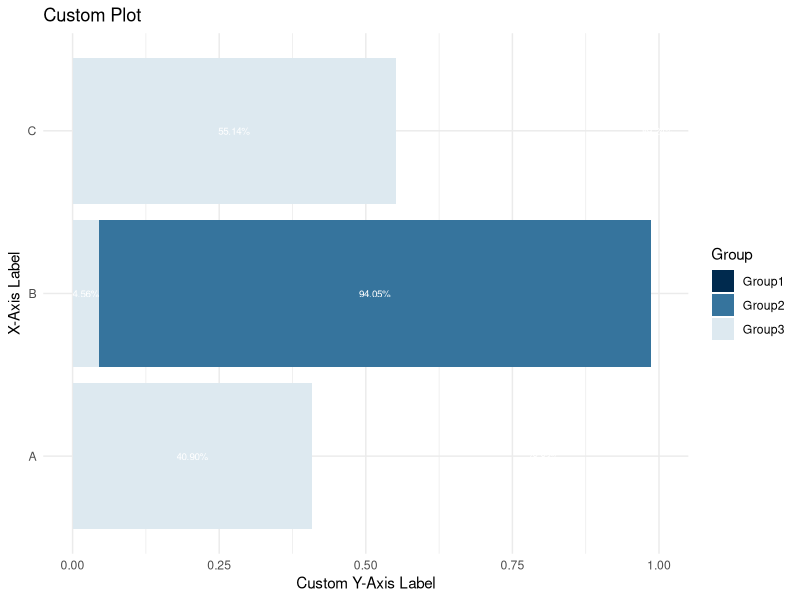
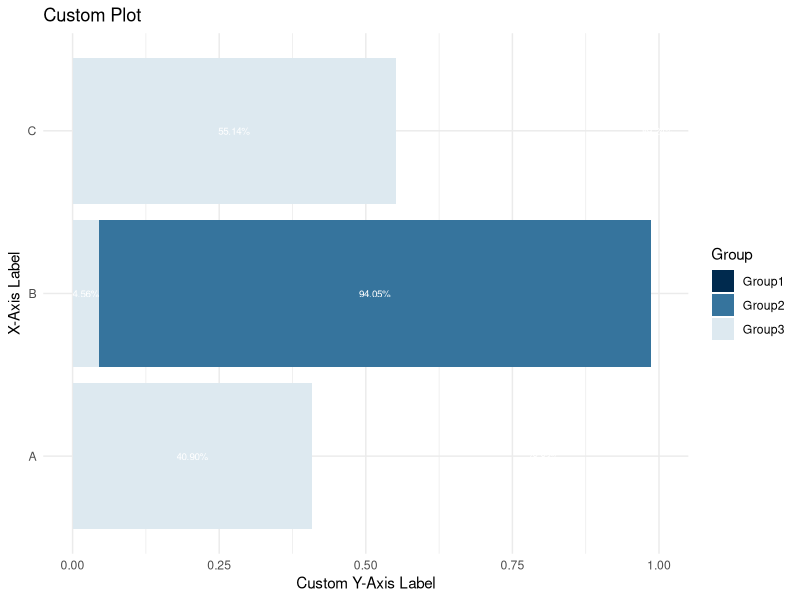

The R source for these figures, in order:
# Explanation of the Custom Horizontal Bar Plot Function:
# This function takes a dataframe and several customizable parameters to create a horizontal bar plot using ggplot2.
# Users can specify the x-axis variable, y-axis variable, fill variable, plot name, facet variable for faceted plots,
# main title, x-axis label, y-axis label, and y-axis limits.
# Load required libraries
library(tidyverse)
library(scales)

# Custom color palette
library(ggplot2)

# Function to create a customizable horizontal bar plot
create_horizontal_bar_plot <- function(dataframe, x_var, y_var = "perc", fill_var, plot_name = "default_plot.png", main_title = NULL, x_axis_label = NULL, y_axis_label = NULL, y_limits = c(0, 1), text_color = "white", text_size = 2.5, theme = theme_minimal()) {
  # Check for missing values
  if (any(sapply(dataframe, function(x) any(is.na(x))))) {
    stop("The input dataframe contains missing values. Please handle them before using this function.")
  }
  
  # Check if the input arguments are valid
  stopifnot(
    x_var %in% names(dataframe),
    y_var %in% names(dataframe),
    fill_var %in% names(dataframe)
  )
  
  p <- ggplot(dataframe, aes(x = !!rlang::sym(x_var), y = !!rlang::sym(y_var), fill = !!rlang::sym(fill_var))) +
    geom_col() +
    geom_text(aes(label = scales::percent(!!rlang::sym(y_var))),
              position = position_stack(vjust = 0.5),
              color = text_color,
              size = text_size) +
    coord_flip() +
    scale_x_discrete() +
    scale_fill_manual(values = custom_palette) +
    labs(
      title = ifelse(!is.null(main_title), main_title, NULL),
      x = ifelse(!is.null(x_axis_label), x_axis_label, NULL),
      y = ifelse(!is.null(y_axis_label), y_axis_label, y_var)
    ) +
    theme +
    ylim(y_limits)
  
  ggsave(plot_name, plot = p, width = 10, height = 6, dpi = 300)
  
  return(p)
}

# Example usage:
set.seed(123)
test_df <- data.frame(
  Category = rep(c("A", "B", "C"), each = 3),
  Value = runif(9),
  Group = rep(c("Group1", "Group2", "Group3"), times = 3)
)

custom_palette <- c("#002A4E", "#36749D", "#DDE9F0", "#85714D", "#000000", "#004F51", "#95174C")

plot_object <- create_horizontal_bar_plot(
  dataframe = test_df,
  x_var = "Category",
  y_var = "Value",
  fill_var = "Group",
  plot_name = "custom_plot.png",
  main_title = "Custom Plot",
  x_axis_label = "X-Axis Label",
  y_axis_label = "Custom Y-Axis Label",
  y_limits = c(0, 1),
  text_color = "white",
  text_size = 2.5,
  theme = theme_minimal()
)
print(plot_object)